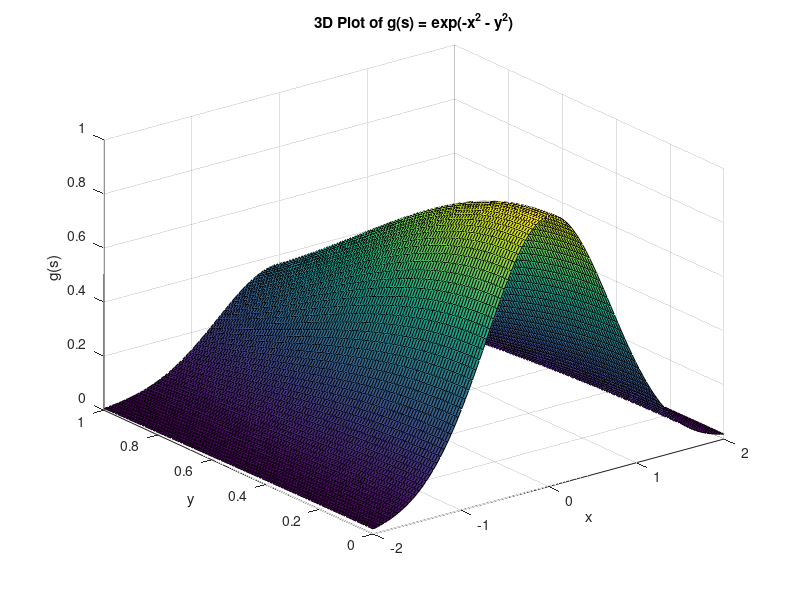

Recreate this plot in MATLAB.
% Create a 3D function g(s)
g = @(x, y) exp(-x.^2 - y.^2);

% Create a new figure
figure;
clf;

% Create a meshgrid for x and y
[x, y] = meshgrid(linspace(-2, 2, 100), linspace(0, 1, 100));

% Calculate the corresponding z values using the 3D function
z = g(x, y);

% Create a surface plot (surf) of the function
surf(x, y, z);

% Add labels and title
xlabel('x');
ylabel('y');
zlabel('g(s)');
title('3D Plot of g(s) = exp(-x^2 - y^2)');